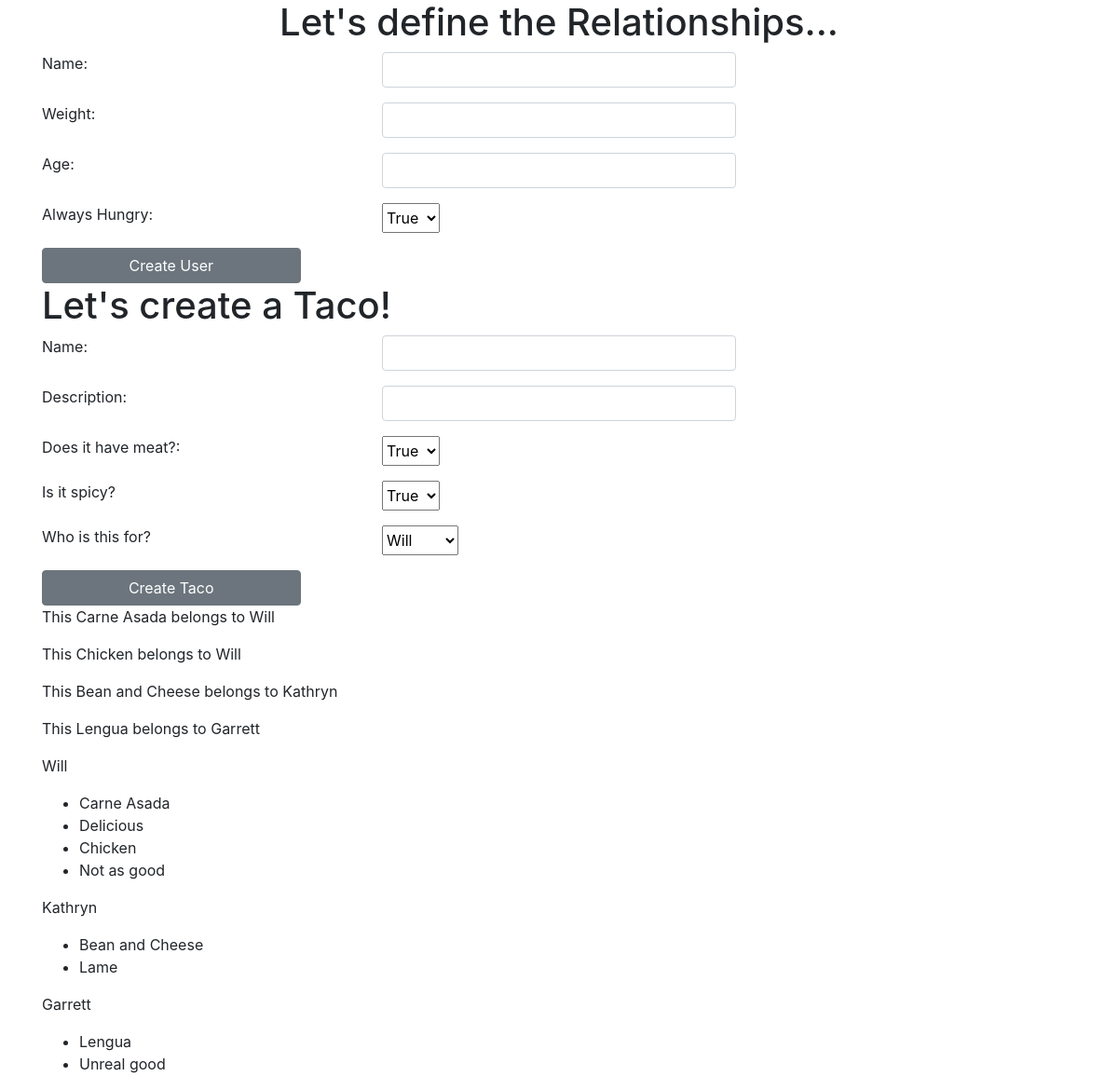
The page / on the database its author committed.
### main/models.py (models this page shows)
class Taco(models.Model):
    name = models.CharField(max_length=75)
    description = models.TextField()
    meat = models.BooleanField()
    spicy = models.BooleanField()
    user = models.ForeignKey(User, related_name="tacos", on_delete=models.CASCADE)
    created_at = models.DateTimeField(auto_now_add=True)
    updated_at = models.DateTimeField(auto_now=True)

class User(models.Model):
    name = models.CharField(max_length=75)
    weight = models.IntegerField()
    age = models.IntegerField()
    always_hungry = models.BooleanField()
    created_at = models.DateTimeField(auto_now_add=True)
    updated_at = models.DateTimeField(auto_now=True)

### main/views.py (the view)
# urls.py: path('', views.index),
def index(request):
    context ={
        'users': User.objects.all(),
        'tacos': Taco.objects.all()
    }
    return render(request, 'index.html', context)

### main/templates/index.html (shortened to what this page needs)
<!DOCTYPE html>
<html lang="en">
<head>
    <meta name="viewport" content="width=device-width, initial-scale=1.0"><link rel="stylesheet" href="https://stackpath.bootstrapcdn.com/bootstrap/4.5.2/css/bootstrap.min.css">
</head>
<body>
    <div class="container">
        <h1 class="text-center">Let's define the Relationships...</h1>
        <form action="/create_user" method="post">
            <div class="row mb-3">
                <label for="name" class="form-label col-sm-4">Name:</label>
                <input type="text" class="form-control col-sm-4" name="name">
            </div>
            <div class="row mt-3">
                <label for="weight" class="form-label col-sm-4">Weight:</label>
                <input type="text" class="form-control col-sm-4" name="weight">
            </div>
            <div class="row mt-3">
                <label for="age" class="form-label col-sm-4">Age:</label>
                <input type="number" class="form-control col-sm-4" name="age">
            </div>
            <div class="row mt-3">
                <label for="hungry" class="form-label col-sm-4">Always Hungry:</label>
                <select name="hungry" id="">
                    <option value="True">True</option>
                </select>
            </div>
            <button class="btn btn-secondary col-md-3 mt-3">Create User</button>
        </form>
        <h1>Let's create a Taco!</h1>
        <form action="/create_taco" method="post">
            <div class="row mb-3">
                <label for="name" class="form-label col-sm-4">Name:</label>
                <input type="text" class="form-control col-sm-4" name="name">
            </div>
            <div class="row mt-3">
                <label for="description" class="form-label col-sm-4">Description:</label>
                <input type="text" class="form-control col-sm-4" name="description">
            </div>
            <div class="row mt-3">
                <label for="meat" class="form-label col-sm-4">Does it have meat?:</label>
                <select name="meat" id="">
                    <option value="True">True</option>
                </select>
            </div>
            <div class="row mt-3">
                <label for="spicy" class="form-label col-sm-4">Is it spicy?</label>
                <select name="spicy" id="">
                    <option value="True">True</option>
                </select>
            </div>
            <div class="row mt-3">
                <label for="user" class="form-label col-sm-4">Who is this for?</label>
                <select name="user" id="">
                    {% for one_user in users %}
                        <option value="{{one_user.id}}">{{one_user.name}}</option>
                    {% endfor %}
                </select>
            </div>
            <button class="btn btn-secondary col-md-3 mt-3">Create Taco</button>
        </form>
        {% for one_taco in tacos %}
        <p>This {{one_taco.name}} belongs to {{one_taco.user.name}}</p>
        {% endfor %}
        {% for one_user in users %}
        <p>{{one_user.name}}</p>
        <ul>
            {% for taco in one_user.tacos.all %}
            <li>{{taco.name}}</li>
            <li>{{taco.description}}</li>
            {% endfor %}
        </ul>
        {% endfor %}
    </div>
</body>
</html>

### rows shown on the page
Taco: name "Carne Asada", user.name "Will", description "Delicious"
Taco: name "Chicken", user.name "Will", description "Not as good"
Taco: name "Bean and Cheese", user.name "Kathryn", description "Lame"
Taco: name "Lengua", user.name "Garrett", description "Unreal good"
User: name "Will"
User: name "Kathryn"
User: name "Garrett"

### other values the page prints
form field user "Will"
